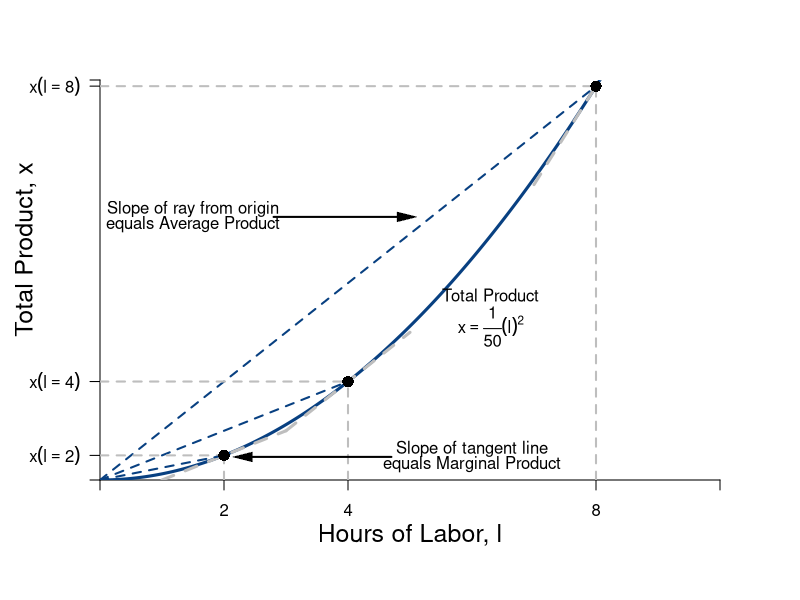

Write the R code that produced this figure.
require(shape)
pdf(file = "bfh-textbook/indmarketdemand/production_irs.pdf", width = 9, height = 7)

#Set parameters for graphics
axislabelsize <- 1.5
graphlinewidth <- 3
segmentlinewidth <- 2

COL <- c("#7fc97f", "#beaed4", "#fdc086", "#ffff99", "#386cb0", "#f0027f", "#bf5b17", "#666666")
COLA <- c("#99d8c9","#66c2a4","#41ae76", "#238b45", "#005824")
COLB <- c("#4eb3d3", "#2b8cbe", "#0868ac","#084081")

#Edited the margins to cater for the larger LHS labels
par(mar =  c(6, 5, 4, 4))


prodFn <- function(l, alpha = 2, k = 0.02) {
  k*l^alpha
}

MprodFn <- function(l, alpha = 2, k = 0.02) {
  k*alpha*l^(alpha - 1)
}

AprodFn <- function(l, alpha = 2, k = 0.02) {
  k*l^(alpha - 1)
}

Mpline <- function(l, constant = 0.3181472, slope = 0.125){
  constant + slope*l
}

xlims <- c(0, 10)
ylims <- c(0, 1.3)

npts <- 501 
x <- seq(xlims[1], xlims[2], length.out = npts)
y <- seq(ylims[1], ylims[2], length.out = npts) 
a <- c(13, 15, 17)

plot(0, 0, xlim = xlims, ylim = ylims, type = "n",
     xlab = expression(paste("")),
     ylab = expression(paste("")), 
     xaxt = "n", 
     yaxt = "n", 
     cex.lab = axislabelsize, 
     bty = "n",
     xaxs="i", 
     yaxs="i")

# ticksy <- seq(from = 0, to = ylims[2], by = 0.25)
# ylabels <- seq(from = 0, to = ylims[2], by = 0.25)
# ticksx <- seq(from = 0, to = xlims[2], by = 1)
# xlabels <- seq(from = 0, to = xlims[2], by = 1)
ticksy <- c(0, prodFn(l = 2, k = 0.02, alpha = 2), prodFn(l = 4, k = 0.02, alpha = 2), prodFn(l = 8, k = 0.02, alpha = 2), ylims[2])
ylabels <- c(NA, expression(paste(x(l == 2))), expression(paste(x(l==4))), expression(paste(x(l==8))), NA)
ticksx <- c(0, 2, 4, 8, xlims[2])
xlabels <- c(NA, 2, 4, 8, NA)

axis(1, at = ticksx, pos = 0, labels = xlabels)
axis(2, at = ticksy, pos = 0, labels = ylabels, las = 1)

npts <- 500 
xx1 <- seq(xlims[1], xlims[2], length.out = npts)

xx3 <- seq(1, 3, length.out = npts)
xx4 <- seq(3, 5, length.out = npts)
xx5 <- seq(7, 9, length.out = npts)

lines(xx1, prodFn(xx1, alpha = 2, k = 0.02), col = COLB[4], lwd = graphlinewidth)
#lines(xx1, MprodFn(xx1, alpha = 2, k = 0.02), col = COLA[1], lwd = graphlinewidth)
#lines(xx1, AprodFn(xx1, alpha = 2, k = 0.02), col = COLA[2], lwd = graphlinewidth)
lines(xx3, Mpline(xx3, constant = prodFn(l = 2, k = 0.02, alpha = 2) - 2*MprodFn(l = 2, k = 0.02, alpha = 2), slope = MprodFn(l = 2, k = 0.02, alpha = 2)), col = "gray", lty = 2, lwd = graphlinewidth)
lines(xx4, Mpline(xx4, constant = prodFn(l = 4, k = 0.02, alpha = 2) - 4*MprodFn(l = 4, k = 0.02, alpha = 2), slope = MprodFn(l = 4, k = 0.02)), col = "gray", lty = 2, lwd = graphlinewidth)
lines(xx5, Mpline(xx5, constant = prodFn(l = 8, k = 0.02, alpha = 2) - 8*MprodFn(l = 8, k = 0.02, alpha = 2), slope = MprodFn(l = 8, k = 0.02)), col = "gray", lty = 2, lwd = graphlinewidth)

#Axis Labels
mtext(expression(paste("Hours of Labor, ", l)), side = 1, line = 2.5, cex = axislabelsize)
text(-1.2, 0.75, expression(paste("Total Product, ", x)), xpd = TRUE, cex = axislabelsize, srt = 90) 

#Points and segments for l = 8
segments(0, prodFn(l = 8, k = 0.02, alpha = 2), 8, prodFn(l = 8, k = 0.02, alpha = 2), lty = 2, col = "gray" , lwd = segmentlinewidth)
segments(8, 0, 8, prodFn(l = 8, k = 0.02, alpha = 2), lty = 2, col = "gray" , lwd = segmentlinewidth)
segments(0, 0, 8, prodFn(l = 8, k = 0.02, alpha = 2), lty = 2, col = COLB[4] , lwd = segmentlinewidth)
points(8, prodFn(l = 8, k = 0.02), pch = 16, col = "black", cex = 1.5)

#Points and segments for l = 4
segments(0, prodFn(l = 4, k = 0.02, alpha = 2), 4, prodFn(l = 4, k = 0.02, alpha = 2), lty = 2, col = "gray" , lwd = segmentlinewidth)
segments(4, 0, 4, prodFn(l = 4, k = 0.02, alpha = 2), lty = 2, col = "gray" , lwd = segmentlinewidth)
segments(0, 0, 4, prodFn(l = 4, k = 0.02, alpha = 2), lty = 2, col = COLB[4] , lwd = segmentlinewidth)
points(4, prodFn(l = 4, k = 0.02), pch = 16, col = "black", cex = 1.5)

#Points and segments for l = 2
segments(0, prodFn(l = 2, k = 0.02, alpha = 2), 2, prodFn(l = 2, k = 0.02, alpha = 2), lty = 2, col = "gray" , lwd = segmentlinewidth)
segments(2, 0, 2, prodFn(l = 2, k = 0.02, alpha = 2), lty = 2, col = "gray" , lwd = segmentlinewidth)
segments(0, 0, 2, prodFn(l = 2, k = 0.02, alpha = 2), lty = 2, col = COLB[4] , lwd = segmentlinewidth)
points(2, prodFn(l = 2, k = 0.02, alpha = 2), pch = 16, col = "black", cex = 1.5)


#Label the iso-welfare functions for the HG, Aisha
text(6.3, 0.6, expression(paste("Total Product")))
text(6.3, 0.5, expression(x == frac(1,50)*(l)^2))


#Marginal Product
text(6, 0.1, expression(paste("Slope of tangent line")))
text(6, 0.05, expression(paste("equals Marginal Product")))
Arrows(4.7, 0.075, 2.3, 0.075, col = "black", lty = 1, lwd = 2, arr.type = "triangle", arr.lwd = 0.5)
#Arrows(8, 0.13, 8, 0.67, col = "black", lty = 1, lwd = 2, arr.type = "triangle", arr.lwd = 0.5)

#Average Product
text(1.5, prodFn(l = 7, k = 0.02, alpha = 2) - 0.1, expression(paste("Slope of ray from origin")))
text(1.5, prodFn(l = 7, k = 0.02, alpha = 2) - 0.15, expression(paste("equals Average Product")))
#Arrows(1.5, prodFn(l = 6, k = 0.02, alpha = 2) - 0.175, 1.5, prodFn(l = 2, k = 0.02, alpha = 2) + 0.01 , col = "black", lty = 1, lwd = 2, arr.type = "triangle", arr.lwd = 0.5)
Arrows(2.8, prodFn(l = 7, k = 0.02, alpha = 2) - 0.125, 4.95, prodFn(l = 7, k = 0.02, alpha = 2) - 0.125, col = "black", lty = 1, lwd = 2, arr.type = "triangle", arr.lwd = 0.5)



dev.off()
